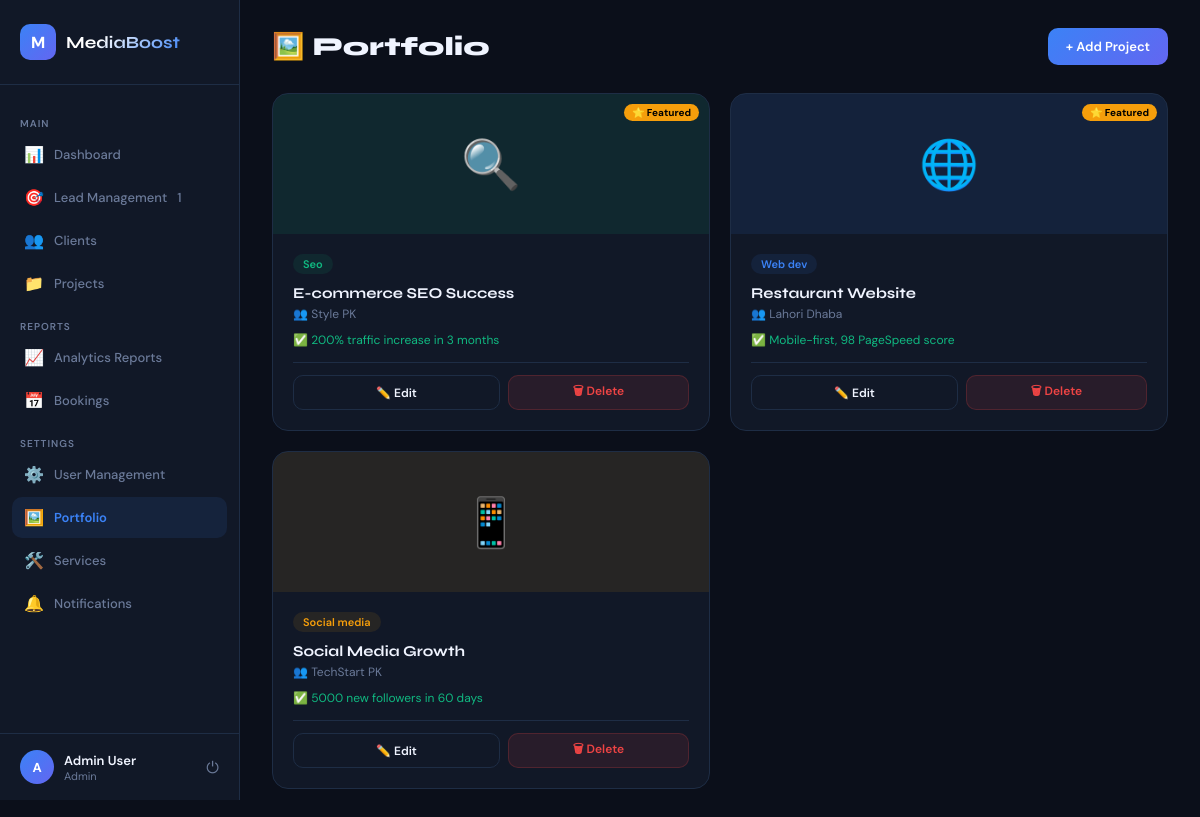
The app's page /admin/portfolio.php (signed in) with its own data.
### tables this page shows
CREATE TABLE portfolio (
    id          INT AUTO_INCREMENT PRIMARY KEY,
    title       VARCHAR(200) NOT NULL,
    category    ENUM('web_dev','seo','social_media','content','backlinks') NOT NULL,
    description TEXT,
    client_name VARCHAR(100),
    thumbnail   VARCHAR(500),
    live_url    VARCHAR(500),
    results     TEXT,
    is_featured TINYINT(1) DEFAULT 0,
    sort_order  INT DEFAULT 0,
    created_at  TIMESTAMP DEFAULT CURRENT_TIMESTAMP
);

### includes/auth.php (called while the page is built, shortened)
<?php
function currentUser(): array {
    return ['id'=>$_SESSION['user_id']??null,'name'=>$_SESSION['user_name']??'Guest','role'=>$_SESSION['user_role']??null,'type'=>$_SESSION['user_type']??null];
}

### admin/portfolio.php (the view, shortened to what this page needs)
<?php
require_once '../includes/auth.php';
$db=getDB();$user=currentUser();
$items=$db->query("SELECT * FROM portfolio ORDER BY is_featured DESC,sort_order ASC,created_at DESC")->fetchAll();
$catColors=['web_dev'=>'#3b82f6','seo'=>'#10b981','social_media'=>'#f59e0b','content'=>'#a855f7','backlinks'=>'#f97316'];
?><!DOCTYPE html><html><head><meta charset="UTF-8"><meta name="viewport" content="width=device-width,initial-scale=1"><title>Portfolio — MediaBoost</title>
</head><body>
<aside class="sidebar">
  <div class="sidebar-logo"><div class="logo-icon">M</div><span class="logo-name">MediaBoost</span></div>
  <nav class="nav">
    <div class="nav-section">Main</div>
    <a href="dashboard.php" class="nav-item <?php echo basename($_SERVER['PHP_SELF'])==='dashboard.php'?'active':''; ?>"><span class="nav-icon">📊</span> Dashboard</a>
    <a href="leads.php" class="nav-item <?php echo basename($_SERVER['PHP_SELF'])==='leads.php'?'active':''; ?>">
      <span class="nav-icon">🎯</span> Lead Management
      <?php $__nb=$db->query("SELECT COUNT(*) FROM leads WHERE status='new'")->fetchColumn(); if($__nb>0): ?><span class="nav-badge"><?php echo $__nb; ?></span><?php endif; ?>
    </a>
    <a href="clients.php" class="nav-item <?php echo basename($_SERVER['PHP_SELF'])==='clients.php'?'active':''; ?>"><span class="nav-icon">👥</span> Clients</a>
    <a href="projects.php" class="nav-item <?php echo basename($_SERVER['PHP_SELF'])==='projects.php'?'active':''; ?>"><span class="nav-icon">📁</span> Projects</a>
    <div class="nav-section">Reports</div>
    <a href="reports.php" class="nav-item <?php echo basename($_SERVER['PHP_SELF'])==='reports.php'?'active':''; ?>"><span class="nav-icon">📈</span> Analytics Reports</a>
    <a href="bookings.php" class="nav-item <?php echo basename($_SERVER['PHP_SELF'])==='bookings.php'?'active':''; ?>">
      <span class="nav-icon">📅</span> Bookings
    </a>
    <div class="nav-section">Settings</div>
    <a href="users.php" class="nav-item <?php echo basename($_SERVER['PHP_SELF'])==='users.php'?'active':''; ?>"><span class="nav-icon">⚙️</span> User Management</a>
    <a href="portfolio.php" class="nav-item <?php echo basename($_SERVER['PHP_SELF'])==='portfolio.php'?'active':''; ?>"><span class="nav-icon">🖼️</span> Portfolio</a>
    <a href="services.php" class="nav-item <?php echo basename($_SERVER['PHP_SELF'])==='services.php'?'active':''; ?>"><span class="nav-icon">🛠️</span> Services</a>
    <a href="notifications.php" class="nav-item <?php echo basename($_SERVER['PHP_SELF'])==='notifications.php'?'active':''; ?>">
      <span class="nav-icon">🔔</span> Notifications
    </a>
  </nav>
  <div class="sidebar-user">
    <div class="user-avatar"><?php echo strtoupper($user['name'][0]); ?></div>
    <div class="user-info"><div class="user-name"><?php echo htmlspecialchars($user['name']); ?></div><div class="user-role"><?php echo $user['role']; ?></div></div>
    <a href="../logout.php" class="logout-btn" title="Logout">⏻</a>
  </div>
</aside>
<main class="main">
  <div class="page-header"><div class="page-title">🖼️ Portfolio</div><button class="btn btn-primary" onclick="openModal('addModal')">+ Add Project</button></div>
  <div class="portfolio-grid">
    <?php $catIcons=['web_dev'=>'🌐','seo'=>'🔍','social_media'=>'📱','content'=>'✍️','backlinks'=>'🔗']; ?>
    <?php foreach($items as $item): ?>
    <?php $cc=$catColors[$item['category']]??'#6b7a99'; ?>
    <div class="portfolio-card">
      <div class="card-thumb" style="background:<?php echo $cc; ?>18">
        <span><?php echo $catIcons[$item['category']]??'📂'; ?></span>
        <?php if($item['is_featured']): ?><span class="featured-badge">⭐ Featured</span><?php endif; ?>
      </div>
      <div class="card-body">
        <div class="cat-badge" style="background:<?php echo $cc; ?>18;color:<?php echo $cc; ?>"><?php echo ucfirst(str_replace('_',' ',$item['category'])); ?></div>
        <div class="card-title"><?php echo htmlspecialchars($item['title']); ?></div>
        <div class="card-client">👥 <?php echo htmlspecialchars($item['client_name']??''); ?></div>
        <?php if($item['results']): ?><div class="card-results">✅ <?php echo htmlspecialchars($item['results']); ?></div><?php endif; ?>
        <div class="card-footer">
          <a href="portfolio.php?edit=<?php echo $item['id']; ?>" class="btn btn-ghost btn-sm" style="flex:1;justify-content:center">✏️ Edit</a>
          <form method="POST" onsubmit="return confirm('Delete?')" style="flex:1">
            <button class="btn btn-danger btn-sm" style="width:100%;justify-content:center">🗑 Delete</button>
          </form>
        </div>
      </div>
    </div>
    <?php endforeach; ?>
  </div>
</main>
</body></html>

### admin/portfolio.php (style rules this page uses)
*,*::before,*::after { box-sizing:border-box;margin:0;padding:0 }
:root { --bg:#0b0f1a;--surface:#111827;--surface2:#1a2236;--border:#1e2d45;--accent:#3b82f6;--accent2:#6366f1;--green:#10b981;--text:#f0f4ff;--muted:#6b7a99;--sidebar-w:240px;--font-head:'Syne',sans-serif;--font-body:'DM Sans',sans-serif }
body { background:var(--bg);color:var(--text);font-family:var(--font-body);display:flex;min-height:100vh;font-size:14px }
.sidebar { width:var(--sidebar-w);flex-shrink:0;background:var(--surface);border-right:1px solid var(--border);position:fixed;top:0;left:0;height:100vh;overflow-y:auto;display:flex;flex-direction:column }
.sidebar-logo { display:flex;align-items:center;gap:10px;padding:24px 20px;border-bottom:1px solid var(--border) }
.logo-icon { width:36px;height:36px;background:linear-gradient(135deg,var(--accent),var(--accent2));border-radius:10px;display:flex;align-items:center;justify-content:center;font-weight:800;color:#fff;font-size:16px }
.logo-name { font-family:var(--font-head);font-weight:700;font-size:17px;background:linear-gradient(135deg,#fff 30%,var(--accent));-webkit-background-clip:text;-webkit-text-fill-color:transparent }
.nav { padding:16px 12px;flex:1 }
.nav-section { font-size:10px;font-weight:600;letter-spacing:.1em;text-transform:uppercase;color:var(--muted);padding:8px 8px 4px;margin-top:8px }
.nav-item { display:flex;align-items:center;gap:10px;padding:10px 12px;border-radius:10px;color:var(--muted);text-decoration:none;font-size:13px;font-weight:500;transition:all .15s;margin-bottom:2px }
.nav-item:hover,.nav-item.active { background:rgba(59,130,246,.1);color:var(--accent) }
.nav-item.active { font-weight:600 }
.nav-icon { font-size:16px;width:20px;text-align:center }
.sidebar-user { padding:16px 20px;border-top:1px solid var(--border);display:flex;align-items:center;gap:10px }
.user-avatar { width:34px;height:34px;background:linear-gradient(135deg,var(--accent),var(--accent2));border-radius:50%;display:flex;align-items:center;justify-content:center;font-weight:700;font-size:13px;color:#fff }
.user-info { flex:1 }
.user-name { font-size:13px;font-weight:600 }
.user-role { font-size:11px;color:var(--muted);text-transform:capitalize }
.logout-btn { font-size:16px;color:var(--muted);text-decoration:none }
.main { margin-left:var(--sidebar-w);flex:1;padding:28px 32px }
.page-header { display:flex;align-items:center;justify-content:space-between;margin-bottom:28px }
.page-title { font-family:var(--font-head);font-size:26px;font-weight:800 }
.btn { display:inline-flex;align-items:center;gap:6px;padding:10px 18px;border-radius:10px;font-size:13px;font-weight:600;cursor:pointer;border:none;text-decoration:none;transition:all .15s;font-family:var(--font-body) }
.btn-primary { background:linear-gradient(135deg,var(--accent),var(--accent2));color:#fff }
.btn-ghost { background:var(--surface);border:1px solid var(--border);color:var(--text) }
.btn-sm { padding:6px 12px;font-size:12px }
.btn-danger { background:rgba(239,68,68,.1);border:1px solid rgba(239,68,68,.2);color:#ef4444 }
.portfolio-grid { display:grid;grid-template-columns:repeat(auto-fill,minmax(300px,1fr));gap:20px }
.portfolio-card { background:var(--surface);border:1px solid var(--border);border-radius:16px;overflow:hidden;transition:border-color .2s,transform .15s }
.card-thumb { height:140px;display:flex;align-items:center;justify-content:center;font-size:48px;position:relative }
.featured-badge { position:absolute;top:10px;right:10px;background:#f59e0b;color:#000;font-size:10px;font-weight:700;padding:2px 8px;border-radius:10px }
.card-body { padding:20px }
.card-title { font-family:var(--font-head);font-size:15px;font-weight:700;margin-bottom:4px }
.card-client { font-size:12px;color:var(--muted);margin-bottom:10px }
.cat-badge { font-size:11px;font-weight:600;padding:3px 10px;border-radius:20px;display:inline-block;margin-bottom:10px }
.card-results { font-size:12px;color:var(--green);margin-bottom:14px }
.card-footer { display:flex;gap:8px;padding-top:12px;border-top:1px solid var(--border) }

### records on screen
portfolio: category "🔍", is_featured "⭐ Featured", category "Seo", title "E-commerce SEO Success", client_name "Style PK", results "200% traffic increase in 3 months"
portfolio: category "🌐", is_featured "⭐ Featured", category "Web dev", title "Restaurant Website", client_name "Lahori Dhaba", results "Mobile-first, 98 PageSpeed score"
portfolio: category "📱", category "Social media", title "Social Media Growth", client_name "TechStart PK", results "5000 new followers in 60 days"

### other values on screen
$__nb "1"
$user['name'][0] "A"
$user['name'] "Admin User"
$user['role'] "Admin"
